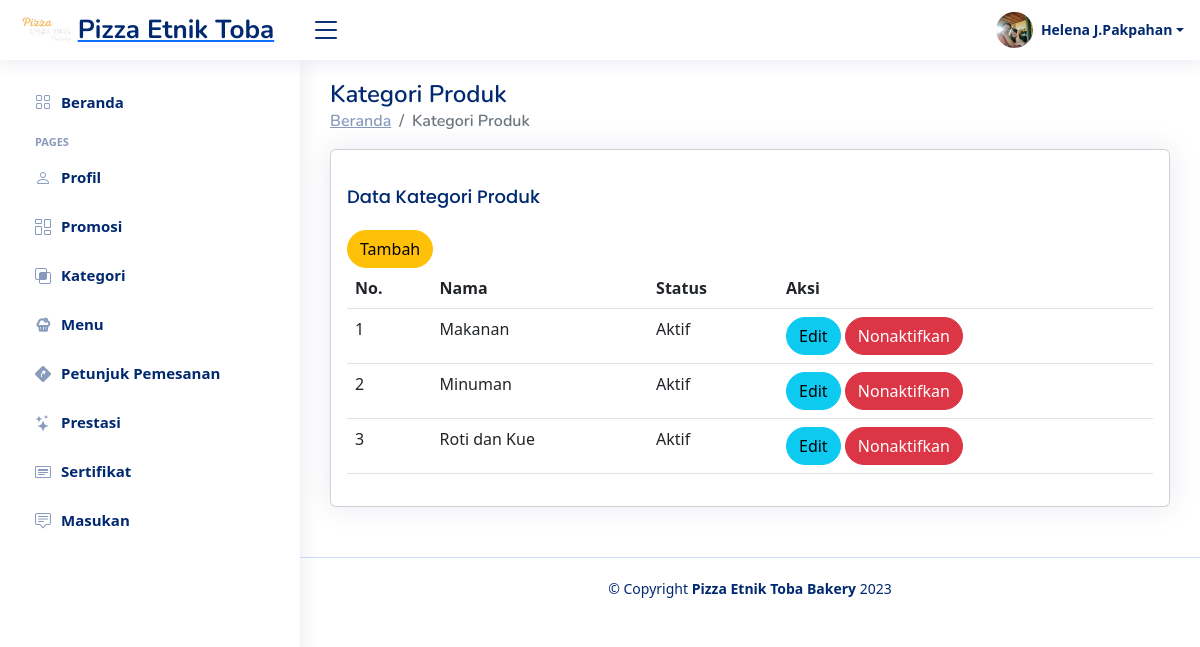
The app's page /Website/Admin/kategori.php (signed in), older data.
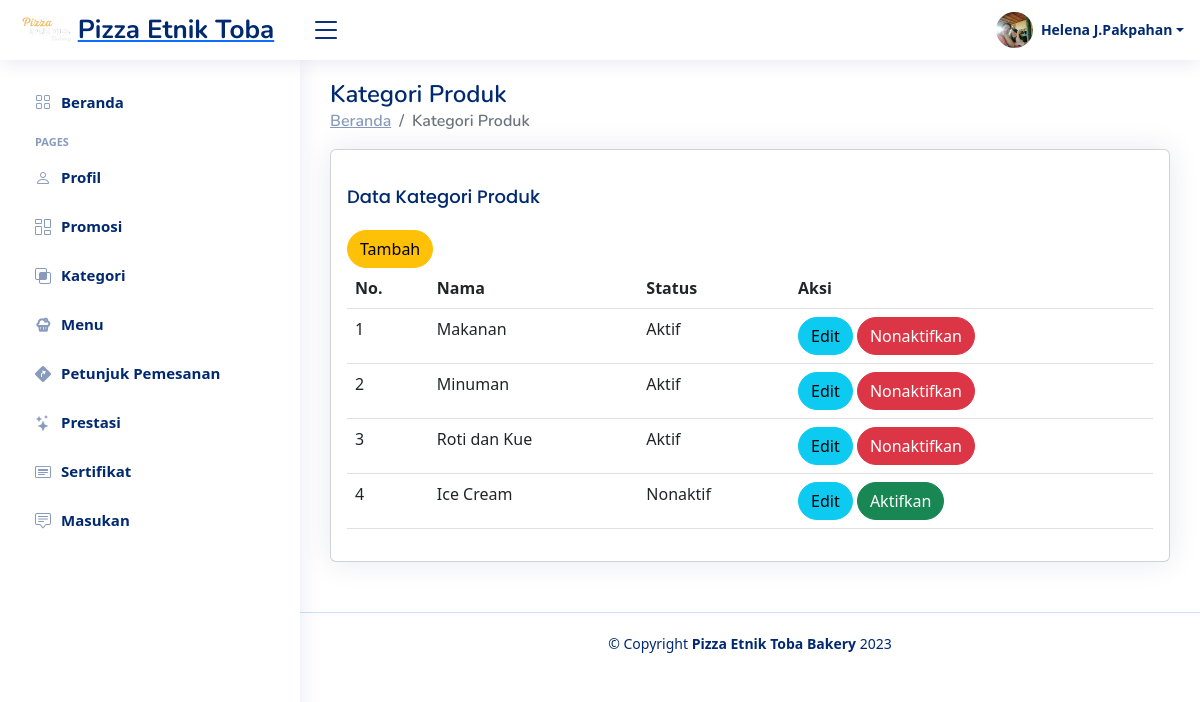
The same page, newer data.
### tables this page shows
CREATE TABLE `kategori` (
  `id_kategori` int(11) NOT NULL,
  `nama_kategori` varchar(100) NOT NULL,
  `status` enum('Aktif','Nonaktif') NOT NULL DEFAULT 'Aktif'
);

### Website/Admin/kategori.php (the view, shortened to what this page needs)
<!DOCTYPE html>
<html lang="en">
<head>
    <link rel="stylesheet" href="style.css">
    <link href="vendor/bootstrap/css/bootstrap.min.css" rel="stylesheet">
    <link href="vendor/bootstrap-icons/bootstrap-icons.css" rel="stylesheet">
    <link href="vendor/boxicons/css/boxicons.min.css" rel="stylesheet">
    <link href="vendor/quill/quill.snow.css" rel="stylesheet">
    <link href="vendor/quill/quill.bubble.css" rel="stylesheet">
    <link href="vendor/remixicon/remixicon.css" rel="stylesheet">
    <link href="vendor/simple-datatables/style.css" rel="stylesheet">
</head>
<?php include 'header.php' ?>
<?php include 'sidebar.php' ?>
<main id="main" class="main">
    <div class="pagetitle">
        <h1>Kategori Produk</h1>
        <nav>
            <ol class="breadcrumb">
                <li class="breadcrumb-item"><a href="index.php">Beranda</a></li>
                <li class="breadcrumb-item active">Kategori Produk</li>
            </ol>
        </nav>
    </div>
    <section class="section">
        <div class="row">
            <div class="col-lg-12">
                <div class="card">
                    <div class="card-body">
                        <h5 class="card-title">Data Kategori Produk</h5>
                        <a href="add-kategori.php"><button type="button" class="btn btn-warning rounded-pill">Tambah</button></a>
                        <div class="table-responsive">
                        <table class="table datatable">
                            <thead>
                                <tr>
                                    <th scope="col">No.</th>
                                    <th scope="col">Nama</th>
                                    <th scope="col">Status</th>
                                    <th scope="col">Aksi</th>
                                </tr>
                            </thead>
                            <tbody>
                                <?php
                                $no = 1;
                                $query = 'SELECT * FROM kategori';
                                $result_set = $koneksi->query($query);
                                while ($row = $result_set->fetch_assoc()) {
                                ?>
                                    <tr>
                                        <td><?= $no; ?></td>
                                        <td><?= $row['nama_kategori']; ?></td>
                                        <td><?= $row['status']; ?></td>
                                        <td>
                                        <a href="edit-kategori.php?id=<?php echo $row['id_kategori']; ?>"><button type="button" class="btn btn-info rounded-pill">Edit</button></a>
                                                        <?php if ($row['status'] == 'Aktif') { ?>
                                                            <a href="status.php?id=<?php echo $row['id_kategori']; ?>&status_kategori='Nonaktif'"><button type="button" class="btn btn-danger rounded-pill">Nonaktifkan</button></a>
                                                        <?php } else { ?>
                                                            <a href="status.php?id=<?php echo $row['id_kategori']; ?>&status_kategori='Aktif'"><button type="button" class="btn btn-success rounded-pill">Aktifkan</button></a>
                                                        <?php } ?>
                                        </td>
                                    </tr>
                                <?php $no++;
                                } ?>
                            </tbody>
                        </table>
                        </div>
                    </div>
                </div>
            </div>
        </div>
    </section>
</main>
<?php include 'footer.php' ?>
</body>
</html>

Row changes from the older to the newer data that the page shows:
added kategori: nama_kategori "Ice Cream", status "Nonaktif"
